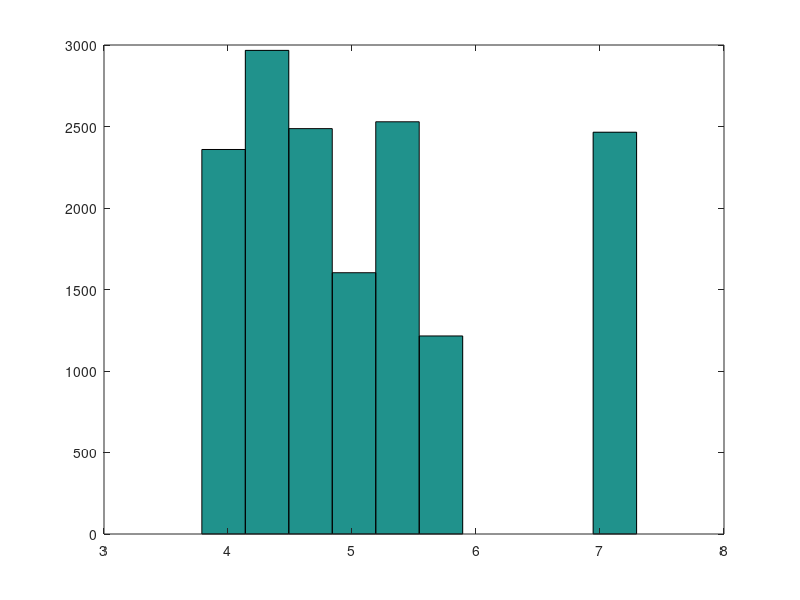

Write MATLAB code to recreate this figure.
clear all;

% number of attackers (max 9)
A = 4;

% number of defenders (max 9)
D = 6;

% number of resources
R = 2;

% cost of each resource
c = rand(R,1)*10+1;

% intercept success probability
P = rand(D,A);

% attacker/target pairs
g = floor(rand(A,1)*R+1);
G = zeros(R,A);
for i=1:A
    G(g(i),i) = 1;
end

min_exp_cost = inf;
best_sol = 0;

for k=1:(A+1)^D

    % defender/attacker pairs (the control input)
    % zero means no assignment
    % exhaustively enumerate solutions
    m = dec2base(k-1,A,D);
    
    M = zeros(D,A);
    for i=1:D
        if floor(str2double(m(i)))>0
            M(i,floor(str2double(m(i)))) = 1;
        end
    end

    exp_cost(k) = c'*(ones(R,1)-exp(G*log(ones(A,1)-exp(log(.9999*ones(D,A)-M.*P)'*ones(D,1)))));
    
    if exp_cost(k) < min_exp_cost
        min_exp_cost = exp_cost(k);
        best_sol = m;
    end
    
    waitbar(k/(A+1)^D);
end

display(sprintf('Optimal solution: %s',best_sol));
hist(exp_cost);